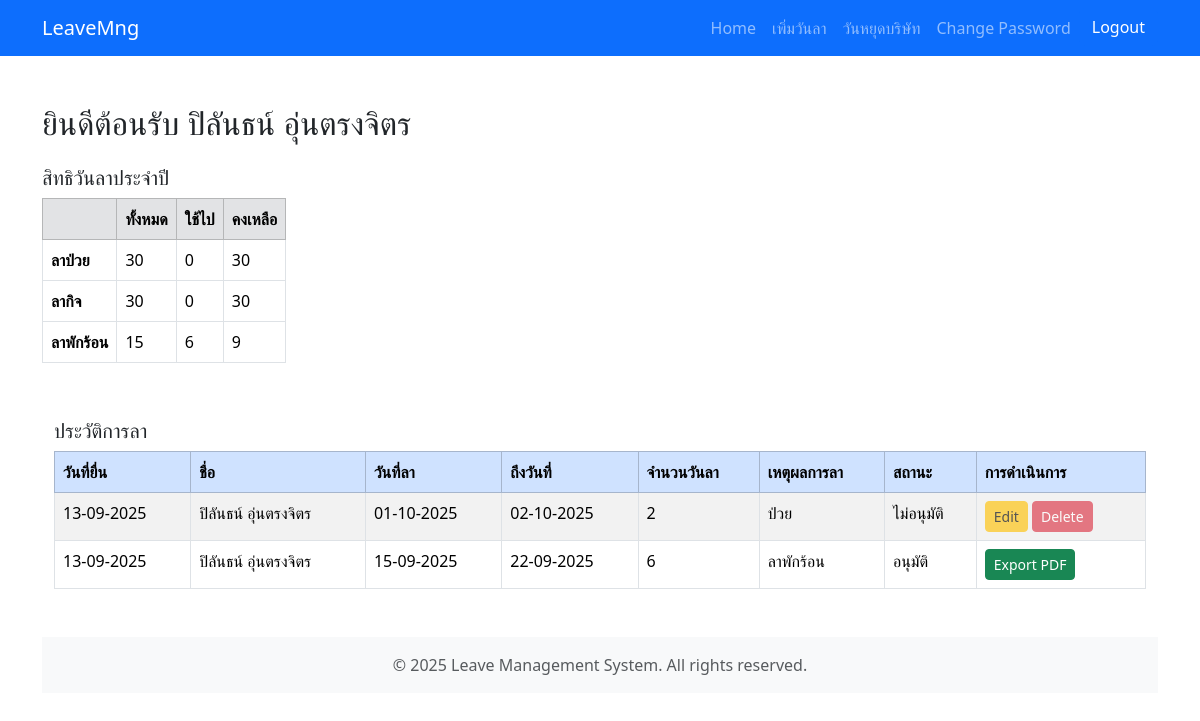
/home/ (signed in), run on an earlier commit of the app's database.
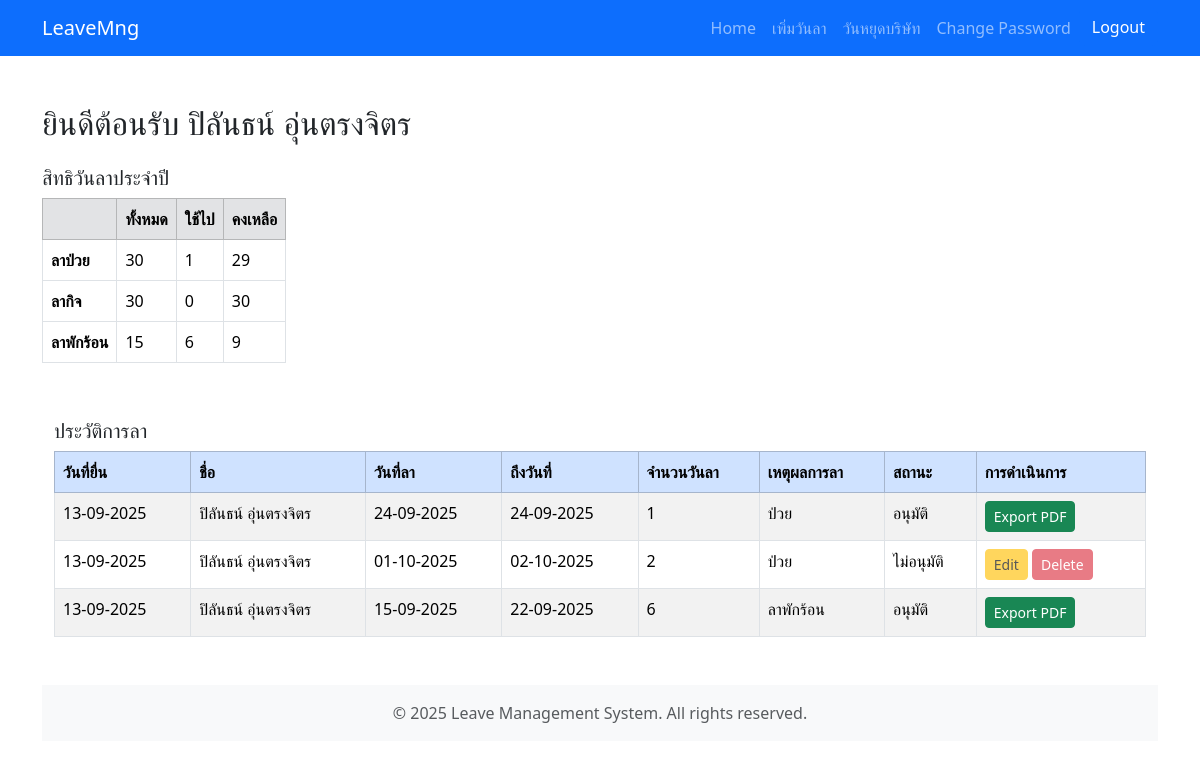
And on a later commit of the database.
### leaveapp/models.py (models this page shows, shortened)
class Profile(models.Model):
    user = models.OneToOneField(User, on_delete=models.CASCADE)
    position = models.CharField(max_length=100, default="")
    mobile = models.CharField(max_length=15, default="")
    sick_leave_total = models.IntegerField(default=30)
    sick_leave_used = models.IntegerField(default=0)
    sick_leave_remaining = models.IntegerField(default=30)
    absence_leave_total = models.IntegerField(default=30)
    absence_leave_used = models.IntegerField(default=0)
    absence_leave_remaining = models.IntegerField(default=30)
    vacation_leave_total = models.IntegerField(default=15)
    vacation_leave_used = models.IntegerField(default=0)
    vacation_leave_remaining = models.IntegerField(default=15)

class Leave_Detail(models.Model):
    REASON_CHOICES = [
        ("ป่วย", "ป่วย"),
        ("กิจส่วนตัว", "กิจส่วนตัว"),
        ("ลาพักร้อน", "ลาพักร้อน"),
    ]
    STATUS_CHOICES = [
        ("รอดำเนินการ", "รอดำเนินการ"),
        ("อนุมัติ", "อนุมัติ"),
        ("ไม่อนุมัติ", "ไม่อนุมัติ"),
    ]
    name = models.CharField(max_length=150)
    submit_date = models.DateField(default=datetime.date.today)
    leave_date_from = models.DateField()
    leave_date_to = models.DateField()
    leave_days_count = models.IntegerField(default=0)
    reason = models.CharField(max_length=50, choices=REASON_CHOICES)
    document = models.FileField(upload_to="leave_documents/", blank=True, null=True)
    status = models.CharField(
        max_length=20, default="รอดำเนินการ", choices=STATUS_CHOICES
    )
    remarks = models.TextField(blank=True, null=True)

### leaveapp/views.py (the view)
# urls.py: 2. Add a URL to urlpatterns:  path('', views.home, name='home')
@login_required(login_url="login")
def home(request):
    if (
        request.user.is_authenticated
        and request.user.groups.filter(name="leaveAdmin").exists()
    ):
        return redirect("approve_leave")
    profile = Profile.objects.get(user=request.user)
    leave_history = Leave_Detail.objects.filter(
        name=request.user.get_full_name()
    ).order_by("-submit_date", "-id")
    return render(
        request,
        "leaveapp/home.html",
        {
            "profile": profile,
            "leave_history": leave_history,
            "is_leave_admin": request.user.groups.filter(name="leaveAdmin").exists(),
        },
    )

### templates/leaveapp/home.html (shortened to what this page needs)
{% extends 'leaveapp/layout.html' %}
{% block content %}
<div class="container">
    <div class="row">
        <h2 class="mt-5">ยินดีต้อนรับ {{ profile.user.first_name }} {{ profile.user.last_name }}</h2>
    <div class="mb-4 mt-3">
        <h5>สิทธิวันลาประจำปี</h5>
        <table class="table table-bordered w-auto">
            <thead class="table-secondary">
                <tr>
                    <th></th>
                    <th>ทั้งหมด</th>
                    <th>ใช้ไป</th>
                    <th>คงเหลือ</th>
                </tr>
            </thead>
            <tbody>
                <tr>
                    <th>ลาป่วย</th>
                    <td>{{ profile.sick_leave_total }}</td>
                    <td>{{ profile.sick_leave_used }}</td>
                    <td>{{ profile.sick_leave_remaining }}</td>
                </tr>
                <tr>
                    <th>ลากิจ</th>
                    <td>{{ profile.absence_leave_total }}</td>
                    <td>{{ profile.absence_leave_used }}</td>
                    <td>{{ profile.absence_leave_remaining }}</td>
                </tr>
                <tr>
                    <th>ลาพักร้อน</th>
                    <td>{{ profile.vacation_leave_total }}</td>
                    <td>{{ profile.vacation_leave_used }}</td>
                    <td>{{ profile.vacation_leave_remaining }}</td>
                </tr>
            </tbody>
        </table>
    </div>
</div>
<div class="container mt-3">
    <h5 class="mb-2">ประวัติการลา</h5>
    <table class="table table-bordered table-striped">
        <thead class="table-primary">
            <tr>
                <th>วันที่ยื่น</th>
                <th>ชื่อ</th>
                <th>วันที่ลา</th>
                <th>ถึงวันที่</th>
                <th>จำนวนวันลา</th>
                <th>เหตุผลการลา</th>
                <th>สถานะ</th>
                <th>การดำเนินการ</th>
            </tr>
        </thead>
        <tbody>
            {% for leave in leave_history %}
            <tr>
                <td>{{ leave.submit_date|date:"d-m-Y" }}</td>
                <td>{{ leave.name }}</td>
                <td>{{ leave.leave_date_from|date:"d-m-Y" }}</td>
                <td>{{ leave.leave_date_to|date:"d-m-Y" }}</td>
                <td>{{ leave.leave_days_count }}</td>
                <td>{{ leave.reason }}</td>
                <td>{{ leave.status }}</td>
                <td>
                    {% if leave.status == 'อนุมัติ' %}
                        <a href="{% url 'export_leave_pdf' leave.id %}" class="btn btn-success btn-sm">Export PDF</a>
                    {% else %}
                        {% if leave.status == 'รอดำเนินการ' %}
                            <a href="{% url 'edit_leave' leave.id %}" class="btn btn-warning btn-sm">Edit</a>
                            <form method="post" action="{% url 'delete_leave' leave.id %}" style="display:inline;">
                                {% csrf_token %}
                                <button type="submit" class="btn btn-danger btn-sm" onclick="return confirm('Are you sure you want to delete this leave?');">Delete</button>
                            </form>
                        {% else %}
                            <a href="#" class="btn btn-warning btn-sm disabled">Edit</a>
                            <button type="button" class="btn btn-danger btn-sm" disabled>Delete</button>
                        {% endif %}
                    {% endif %}
                </td>
            </tr>
            {% empty %}
            <tr>
                <td colspan="8" class="text-center">No leave history found.</td>
            </tr>
            {% endfor %}
        </tbody>
    </table>
</div>
{% endblock %}

What changed in the data, as far as the page shows it:
changed Profile "ปิลันธน์": sick_leave_used "0" → "1"; sick_leave_remaining "30" → "29"
added Leave_Detail: submit_date "13-09-2025", name "ปิลันธน์ อุ่นตรงจิตร", leave_date_from "24-09-2025", leave_date_to "24-09-2025", leave_days_count "1", reason "ป่วย", status "อนุมัติ", shows "Export PDF"
